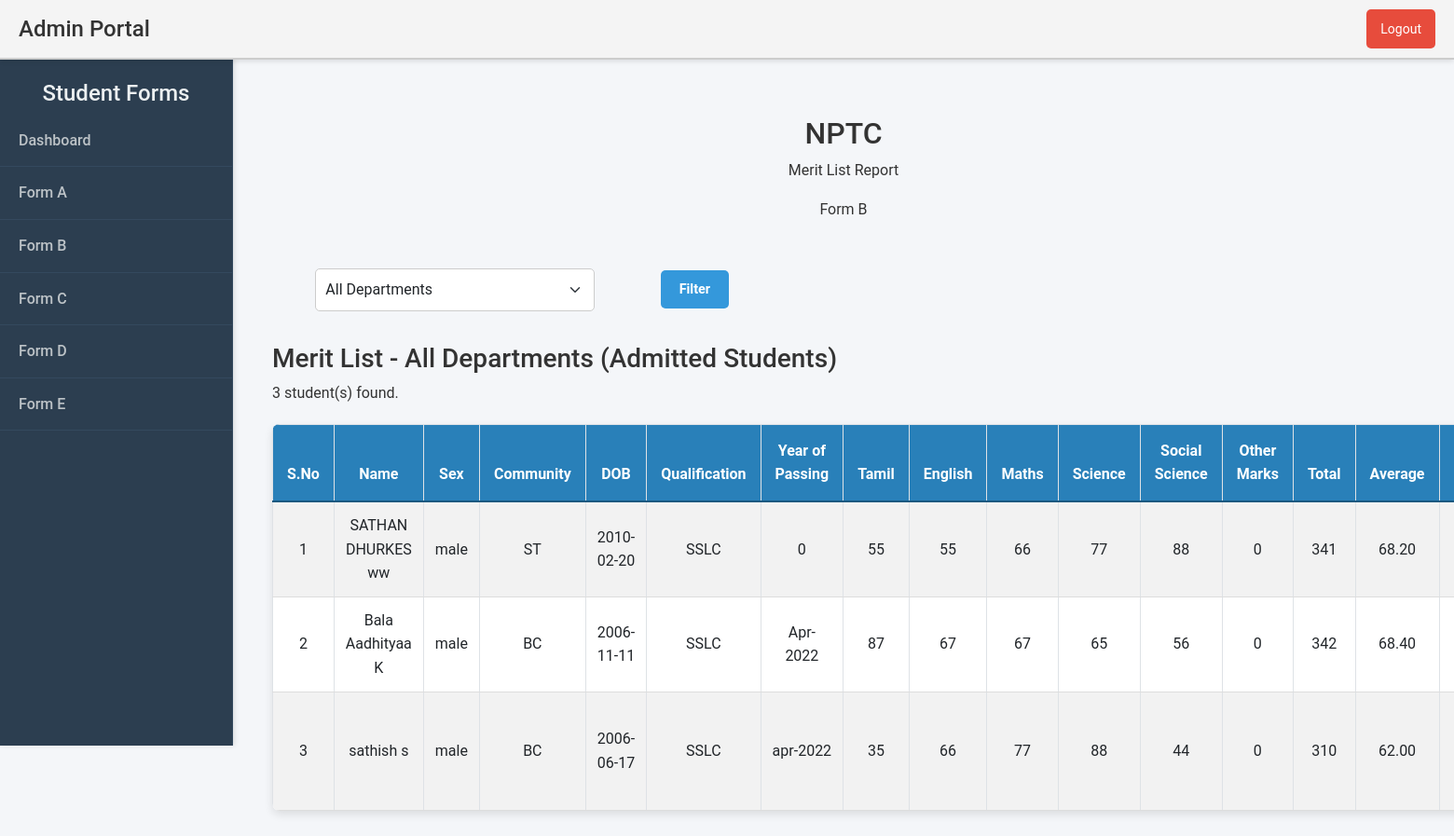
Page /admin/form_b.php (signed in) on the committed database.
### tables this page shows
CREATE TABLE `studentdetails` (
  `studentId` int(11) NOT NULL,
  `studentUserId` int(11) NOT NULL,
  `studentFirstName` varchar(200) NOT NULL,
  `studentLastName` varchar(200) NOT NULL,
  `studentFatherName` varchar(200) NOT NULL,
  `studentMotherName` varchar(200) NOT NULL,
  `studentDateOfBirth` date NOT NULL,
  `studentGender` enum('male','female','other') NOT NULL,
  `studentCaste` varchar(100) NOT NULL,
  `studentCaste_2` varchar(100) NOT NULL,
  `studentReligion` varchar(100) NOT NULL,
  `studentMotherTongue` varchar(100) NOT NULL,
  `studentPhoneNumber` varchar(15) NOT NULL,
  `studentAadharNumber` int(15) NOT NULL,
  `studentAddress` text NOT NULL,
  `studentCity` text NOT NULL,
  `studentState` text NOT NULL,
  `studentPinCode` text NOT NULL
);

CREATE TABLE `preference` (
  `preferenceId` int(11) NOT NULL,
  `preferenceUserId` int(11) NOT NULL,
  `preferenceOrder` enum('1','2') NOT NULL,
  `preferenceDepartment` varchar(200) NOT NULL,
  `preferenceStatus` enum('pending','rejected','success','reset') NOT NULL,
  `department_status` text NOT NULL,
  `status_message` text NOT NULL
);

CREATE TABLE `academic` (
  `academicId` int(11) NOT NULL,
  `academicUserId` int(11) NOT NULL,
  `school_name` text NOT NULL,
  `yearOfPassing` text NOT NULL,
  `tamilMarks` int(11) DEFAULT NULL,
  `englishMarks` int(11) NOT NULL,
  `mathsMarks` int(11) NOT NULL,
  `scienceMarks` int(11) NOT NULL,
  `socialScienceMarks` int(11) NOT NULL,
  `otherLanguageMarks` int(11) DEFAULT NULL,
  `totalMarks` int(11) GENERATED ALWAYS AS (coalesce(`tamilMarks`,0) + `englishMarks` + `mathsMarks` + `scienceMarks` + `socialScienceMarks` + coalesce(`otherLanguageMarks`,0)) STORED,
  `emisNumber` varchar(20) DEFAULT NULL
);

### admin/form_b.php (the view, shortened to what this page needs)
<?php
include '../include/db.php';
$selectedDepartment = isset($_GET['department']) ? $_GET['department'] : 'All Departments';
$query = "
SELECT sd.studentUserId, sd.studentFirstName, sd.studentLastName, sd.studentPhoneNumber, sd.studentGender,
       sd.studentCaste, sd.studentDateOfBirth, a.school_name, a.yearOfPassing, a.tamilMarks, a.englishMarks,
       a.mathsMarks, a.scienceMarks, a.socialScienceMarks, a.otherLanguageMarks, a.totalMarks,
       p.preferenceId, p.preferenceDepartment, p.preferenceStatus, p.department_status
FROM studentdetails sd
LEFT JOIN academic a ON sd.studentUserId = a.academicUserId
LEFT JOIN preference p ON sd.studentUserId = p.preferenceUserId
WHERE p.preferenceStatus = 'success'";
$query .= " ORDER BY sd.studentUserId, p.preferenceOrder ASC LIMIT 30";
$stmt = $conn->prepare($query);
$stmt->execute();
$allUsersResult = $stmt->get_result();
$studentsData = [];
$serialNumber = 1;
while ($row = $allUsersResult->fetch_assoc()) {
    $studentsData[] = [
        'sno' => $serialNumber++,
        'studentFirstName' => $row['studentFirstName'],
        'studentLastName' => $row['studentLastName'],
        'sex' => $row['studentGender'],
        'community' => $row['studentCaste'],
        'dob' => $row['studentDateOfBirth'],
        'qualify' => 'SSLC',
        'yr_pass' => $row['yearOfPassing'],
        'tamilMarks' => $row['tamilMarks'],
        'englishMarks' => $row['englishMarks'],
        'mathsMarks' => $row['mathsMarks'],
        'scienceMarks' => $row['scienceMarks'],
        'socialScienceMarks' => $row['socialScienceMarks'],
        'otherLanguageMarks' => $row['otherLanguageMarks'],
        'totalMarks' => $row['totalMarks'],
        'average' => $row['totalMarks'] / 5,
        'department' => $row['preferenceDepartment'],
        'allocated' => $row['department_status'],
        'status' => 'Admitted',
    ];
}
?>
<!DOCTYPE html>
<html lang="en">
<head>
    <link href="https://cdn.jsdelivr.net/npm/bootstrap@5.3.0-alpha1/dist/css/bootstrap.min.css" rel="stylesheet">
</head>
<body>
<?php include '../header_admin.php'; ?>
<nav class="sidebar d-none d-md-block">
    <h4 class="text-center mt-3">Student Forms</h4>
    <a href="dashboard.php">Dashboard</a>
    <a href="form_a.php">Form A</a>
    <a href="form_b.php">Form B</a>
    <a href="form_c.php">Form C</a>
    <a href="form_d.php">Form D</a>
    <a href="form_e.php">Form E</a>
</nav>
<div class="content">
    <div class="container mt-4">
        <div class="row mb-4">
            <div class="col text-center">
                <h2>NPTC</h2>
                <p>Merit List Report</p>
                <p>Form B</p>
            </div>
        </div>
        <form method="GET" class="mb-4">
            <div class="row align-items-center">
                <div class="col-md-4">
                    <select name="department" class="form-select">
                        <option value="All Departments" <?= $selectedDepartment === 'All Departments' ? 'selected' : '' ?>>
                            All Departments
                        </option>
                    </select>
                </div>
                <div class="col-md-2">
                    <button type="submit" class="btn btn-primary">Filter</button>
                </div>
            </div>
        </form>
        <h3>Merit List - <?= htmlspecialchars($selectedDepartment) ?> (Admitted Students)</h3>
        <?php if (count($studentsData) > 0): ?>
            <p><?= count($studentsData) ?> student(s) found.</p>
            <div class="table-container">
                <table class="table table-bordered table-striped">
                    <thead>
                        <tr>
                            <th>S.No</th>
                            <th>Name</th>
                            <th>Sex</th>
                            <th>Community</th>
                            <th>DOB</th>
                            <th>Qualification</th>
                            <th>Year of Passing</th>
                            <th>Tamil</th>
                            <th>English</th>
                            <th>Maths</th>
                            <th>Science</th>
                            <th>Social Science</th>
                            <th>Other Marks</th>
                            <th>Total</th>
                            <th>Average</th>
                            <th>Department</th>
                        </tr>
                    </thead>
                    <tbody>
                        <?php foreach ($studentsData as $row): ?>
                            <tr>
                                <td><?= htmlspecialchars($row['sno']) ?></td>
                                <td><?= htmlspecialchars($row['studentFirstName'] . ' ' . $row['studentLastName']) ?></td>
                                <td><?= htmlspecialchars($row['sex']) ?></td>
                                <td><?= htmlspecialchars($row['community']) ?></td>
                                <td><?= htmlspecialchars($row['dob']) ?></td>
                                <td><?= htmlspecialchars($row['qualify']) ?></td>
                                <td><?= htmlspecialchars($row['yr_pass']) ?></td>
                                <td><?= htmlspecialchars($row['tamilMarks']) ?></td>
                                <td><?= htmlspecialchars($row['englishMarks']) ?></td>
                                <td><?= htmlspecialchars($row['mathsMarks']) ?></td>
                                <td><?= htmlspecialchars($row['scienceMarks']) ?></td>
                                <td><?= htmlspecialchars($row['socialScienceMarks']) ?></td>
                                <td><?= htmlspecialchars($row['otherLanguageMarks']) ?></td>
                                <td><?= htmlspecialchars($row['totalMarks']) ?></td>
                                <td><?= number_format($row['average'], 2) ?></td>
                                <td><?= htmlspecialchars($row['department']) ?></td>
                            </tr>
                        <?php endforeach; ?>
                    </tbody>
                </table>
            </div>
        <?php else: ?>
            <p>No results found.</p>
        <?php endif; ?>
    </div>
</div>
</body>
</html>

### admin/form_b.php (style rules this page uses)
body { font-family: 'Roboto', sans-serif; background-color: #f4f6f9; color: #333; margin: 0; padding: 0; line-height: 1.6; }
.sidebar { height: 100vh; position: fixed; top: 0; left: 0; width: 250px; background-color: #2c3e50; color: #ecf0f1; border-right: 1px solid #34495e; box-shadow: 2px 0 5px rgba(0, 0, 0, 0.1); overflow-y: auto; padding-top: 70px; }
.sidebar a { color: #bdc3c7; text-decoration: none; padding: 15px 20px; display: block; border-bottom: 1px solid #34495e; font-weight: 500; transition: all 0.3s ease; }
.content { margin-left: 250px; padding: 30px; margin-top: 70px; background-color: #f4f6f9; min-height: calc(100vh - 70px); }
.btn-primary { background-color: #3498db; border: none; font-weight: 600; padding: 10px 15px; border-radius: 5px; color: #ffffff; transition: background-color 0.3s ease, transform 0.2s ease; }
.btn { font-size: 0.95rem; padding: 10px 15px; border-radius: 5px; }
.table { margin-top: 20px; border-collapse: collapse; width: 100%; background-color: #ffffff; border-radius: 8px; overflow: hidden; box-shadow: 0 4px 10px rgba(0, 0, 0, 0.1); }
.table thead th { background-color: #2980b9; color: #ffffff; text-align: center; font-weight: 700; padding: 15px; border-bottom: 2px solid #1c5980; }
.table tbody tr { transition: background-color 0.3s ease; }
.table tbody tr:nth-child(even) { background-color: #f9f9f9; }
.table tbody td { vertical-align: middle; text-align: center; padding: 12px; border-bottom: 1px solid #ddd; }
form { margin-top: 20px; }
form .btn { font-size: 0.9rem; font-weight: 600; padding: 10px 20px; }
select.form-select { max-width: 300px; margin: 10px auto; padding: 10px; border-radius: 5px; border: 1px solid #ccc; }

### rows in the picture
studentdetails: preference.preferenceId "1", studentFirstName+studentLastName "SATHAN DHURKES ww", studentGender "male", studentCaste "ST", studentDateOfBirth "2010-02-20", qualify "SSLC", yr_pass "0", academic.tamilMarks "55", academic.englishMarks "55", academic.mathsMarks "66", academic.scienceMarks "77", academic.socialScienceMarks "88", academic.otherLanguageMarks "0", academic.totalMarks "341", average "68.20"
studentdetails: sno "2", studentFirstName+studentLastName "Bala Aadhityaa K", studentGender "male", studentCaste "BC", studentDateOfBirth "2006-11-11", qualify "SSLC", academic.yearOfPassing "Apr-2022", academic.tamilMarks "87", academic.englishMarks "67", academic.mathsMarks "67", academic.scienceMarks "65", academic.socialScienceMarks "56", academic.otherLanguageMarks "0", academic.totalMarks "342", average "68.40"
studentdetails: sno "3", studentFirstName+studentLastName "sathish s", studentGender "male", studentCaste "BC", studentDateOfBirth "2006-06-17", qualify "SSLC", academic.yearOfPassing "apr-2022", academic.tamilMarks "35", academic.englishMarks "66", academic.mathsMarks "77", academic.scienceMarks "88", academic.socialScienceMarks "44", academic.otherLanguageMarks "0", academic.totalMarks "310", average "62.00"

### other values in the picture
$selectedDepartment "All Departments"
count($studentsData) "3"
